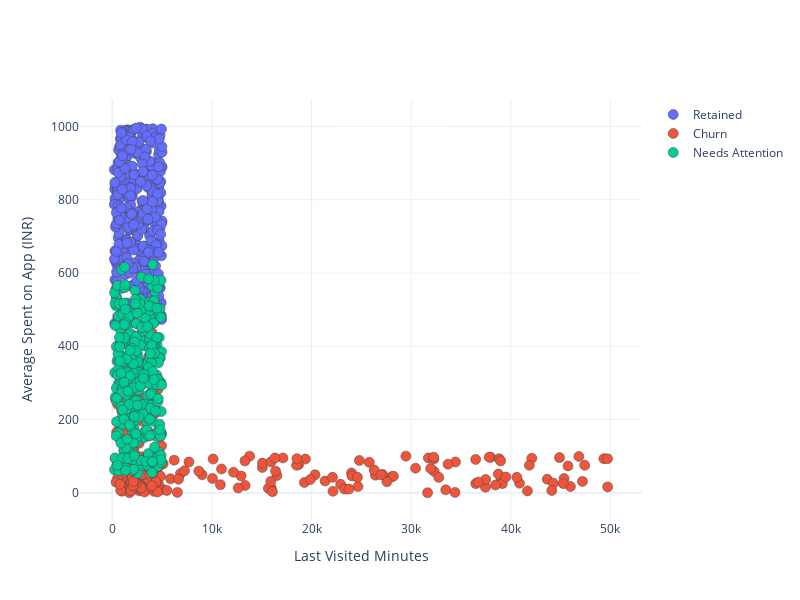

Notebook cell for this chart:
### Code cell
PLOT = go.Figure()
for i in list(data["Segments"].unique()):
    

    PLOT.add_trace(go.Scatter(x = data[data["Segments"]== i]['Last Visited Minutes'],
                                y = data[data["Segments"] == i]['Average Spent on App (INR)'],
                                mode = 'markers',marker_size = 10, marker_line_width = 0.5,
                                name = str(i)))
PLOT.update_traces(hovertemplate='Last Visited Minutes: %{x} <br>Average Spent on App (INR): %{y}')

    
PLOT.update_layout(width = 800, height = 600, autosize = True, showlegend = True,
                   yaxis_title = 'Average Spent on App (INR)',
                   xaxis_title = 'Last Visited Minutes',
                   scene = dict(xaxis=dict(title = 'Last Visited Minutes', titlefont_color = 'black'),
                                yaxis=dict(title = 'Average Spent on App (INR)', titlefont_color = 'black')))

### Figure 1 — Plotly figure (JSON) as saved in the notebook; plotly's stock layout.template omitted (floating-point values rounded to 4 significant figures; data arrays with more than 128 entries replaced by an {"elided": "..."} marker saying what was removed)
{"data": [{"hovertemplate": "Last Visited Minutes: %{x} <br>Average Spent on App (INR): %{y}", "marker": {"line": {"width": 0.5}, "size": 10}, "mode": "markers", "name": "Retained", "type": "scatter", "x": {"elided": "392 int values"}, "y": {"elided": "392 int values"}}, {"hovertemplate": "Last Visited Minutes: %{x} <br>Average Spent on App (INR): %{y}", "marker": {"line": {"width": 0.5}, "size": 10}, "mode": "markers", "name": "Churn", "type": "scatter", "x": {"elided": "285 int values"}, "y": {"elided": "285 int values"}}, {"hovertemplate": "Last Visited Minutes: %{x} <br>Average Spent on App (INR): %{y}", "marker": {"line": {"width": 0.5}, "size": 10}, "mode": "markers", "name": "Needs Attention", "type": "scatter", "x": {"elided": "322 int values"}, "y": {"elided": "322 int values"}}], "layout": {"autosize": true, "height": 600, "scene": {"xaxis": {"title": {"font": {"color": "black"}, "text": "Last Visited Minutes"}}, "yaxis": {"title": {"font": {"color": "black"}, "text": "Average Spent on App (INR)"}}}, "showlegend": true, "width": 800, "xaxis": {"title": {"text": "Last Visited Minutes"}}, "yaxis": {"title": {"text": "Average Spent on App (INR)"}}}}
